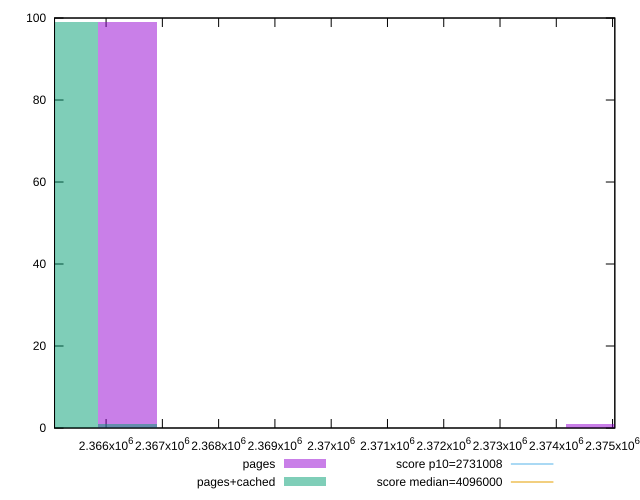

Write the gnuplot code that produced this figure.
reset

$pages <<EOF
2374687.3171630786 1
2366376.9503488597 99
EOF

$pagesCached <<EOF
2366376.9503488597 1
2365338.1544970823 99
EOF

set key outside below
set boxwidth 1038.7958517773748
set xrange [2365084:2375040]
set yrange [0:100]
set trange [0:100]
set style fill transparent solid 0.5 noborder

set parametric
set terminal svg size 640, 500 enhanced background rgb 'white'
set output "report_00011_2021-02-09T10:53:21.242Z/total-byte-weight/comparison/histogram/0_vs_1.svg"

plot $pages title "pages" with boxes, \
     $pagesCached title "pages+cached" with boxes, \
     2731008,t title "score p10=2731008", \
     4096000,t title "score median=4096000"

reset
